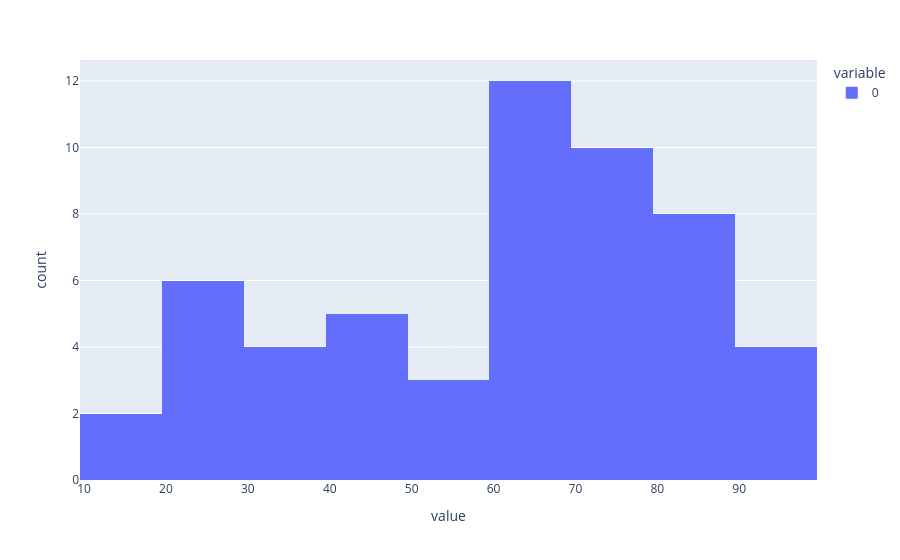

Source (notebook cell):
### Code cell
import plotly.express as px
# pip install plotly-express 

px.histogram(data)

### Figure 1 — Plotly figure (JSON) as saved in the notebook; plotly's stock layout.template omitted (floating-point values rounded to 4 significant figures)
{"data": [{"alignmentgroup": "True", "bingroup": "x", "hovertemplate": "variable=0<br>value=%{x}<br>count=%{y}<extra></extra>", "legendgroup": "0", "marker": {"color": "#636efa", "pattern": {"shape": ""}}, "name": "0", "offsetgroup": "0", "orientation": "v", "showlegend": true, "type": "histogram", "x": [32, 96, 45, 67, 76, 28, 79, 62, 43, 81, 70, 61, 95, 44, 60, 69, 71, 23, 69, 54, 76, 67, 82, 97, 26, 34, 18, 16, 59, 88, 29, 30, 66, 23, 65, 72, 20, 78, 49, 73, 62, 87, 37, 68, 81, 80, 77, 92, 81, 52, 43, 68, 71, 86], "xaxis": "x", "yaxis": "y"}], "layout": {"barmode": "relative", "legend": {"title": {"text": "variable"}, "tracegroupgap": 0}, "margin": {"t": 60}, "xaxis": {"anchor": "y", "domain": [0, 1], "title": {"text": "value"}}, "yaxis": {"anchor": "x", "domain": [0, 1], "title": {"text": "count"}}}}
